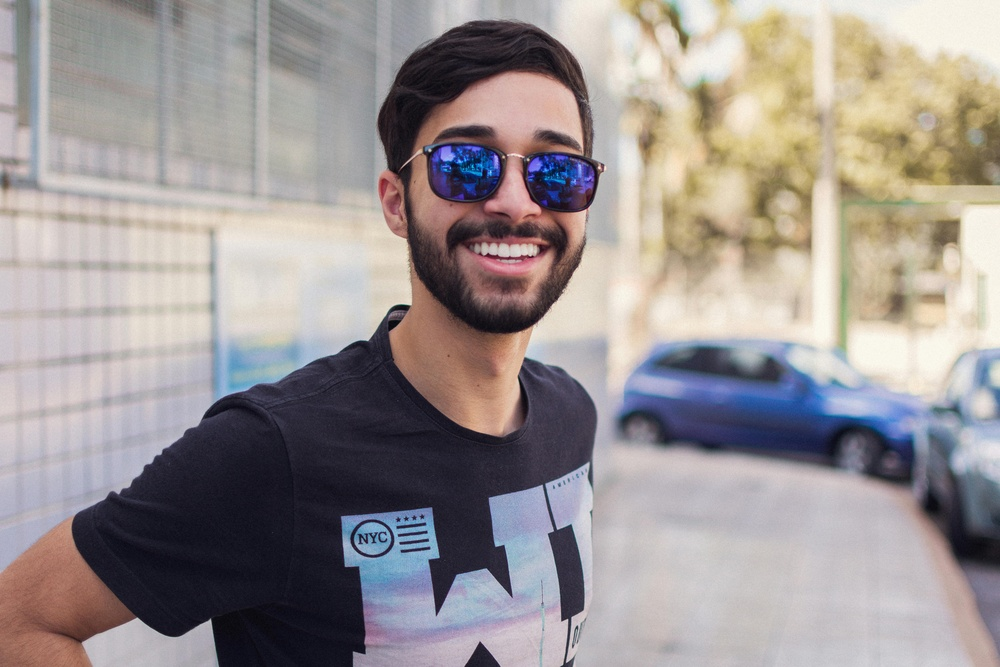
#> input picture pexels-danxavier-1212984.jpg, 1000 x 667 px, shrunk from 5752 x 3835 before the run
$ python 'Face_&_Eye_Detection.py'
#> lines starting #> are read from the running program, lines starting #| are printed output that depends on the picture; after the words box and inside, x2 and y2 are one past the last pixel; in counts of white or black regions, pixels touching at a corner belong together
import numpy as np
import cv2

# Load Haar Cascades
face_classifier = cv2.CascadeClassifier(r"haarcascade_frontalface_default.xml")
eye_classifier = cv2.CascadeClassifier(r"haarcascade_eye.xml")

# Load the image
img = cv2.imread(r"pexels-danxavier-1212984.jpg")
#> img is the input picture: shape (667, 1000, 3); mean B, G, R 146.7, 147.6, 155

if img is None:
    print("Error: Image not found or cannot be loaded!")
    exit()

gray = cv2.cvtColor(img, cv2.COLOR_BGR2GRAY)
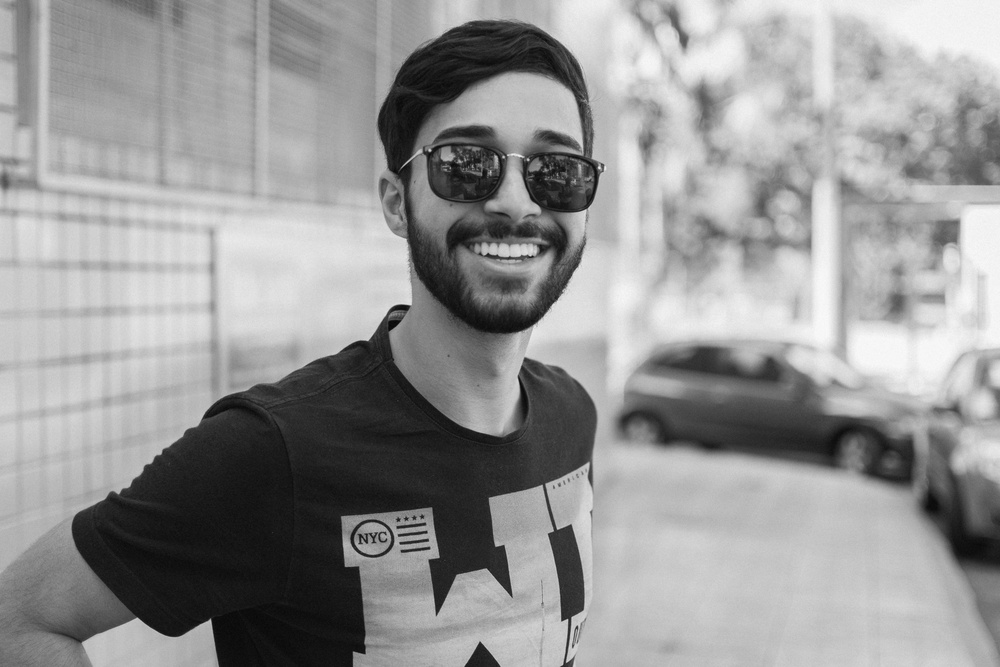
#> gray: shape (667, 1000); min 7, max 249, mean 149.7

# Detect faces
faces = face_classifier.detectMultiScale(gray, scaleFactor=1.3, minNeighbors=5)
#> faces = [[359, 52, 296, 296]]

for (x, y, w, h) in faces:
    # Slightly expand the rectangle inward by 1 pixel to avoid clipping
    cv2.rectangle(img, (x + 1, y + 1), (x + w - 2, y + h - 2), (0, 0, 255), 2)

    roi_gray = gray[y:y + h, x:x + w]
    roi_color = img[y:y + h, x:x + w]

    eyes = eye_classifier.detectMultiScale(roi_gray, scaleFactor=1.1, minNeighbors=10)
    for (ex, ey, ew, eh) in eyes:
        cv2.rectangle(roi_color, (ex + 1, ey + 1), (ex + ew - 2, ey + eh - 2), (0, 255, 0), 2)
#> this loop made 1 pass
#> pass 1, `roi_gray = gray[y:y + h, x:x + w]`:
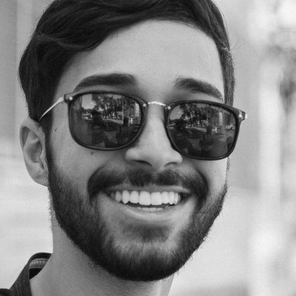
#> roi_gray: shape (296, 296); min 8, max 247, mean 131.9
#> pass 1, `roi_color = img[y:y + h, x:x + w]`:
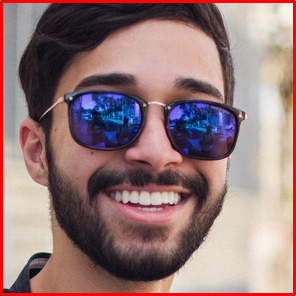
#> roi_color: shape (296, 296, 3); mean B, G, R 119.8, 120.1, 148.6
#> after the loop:
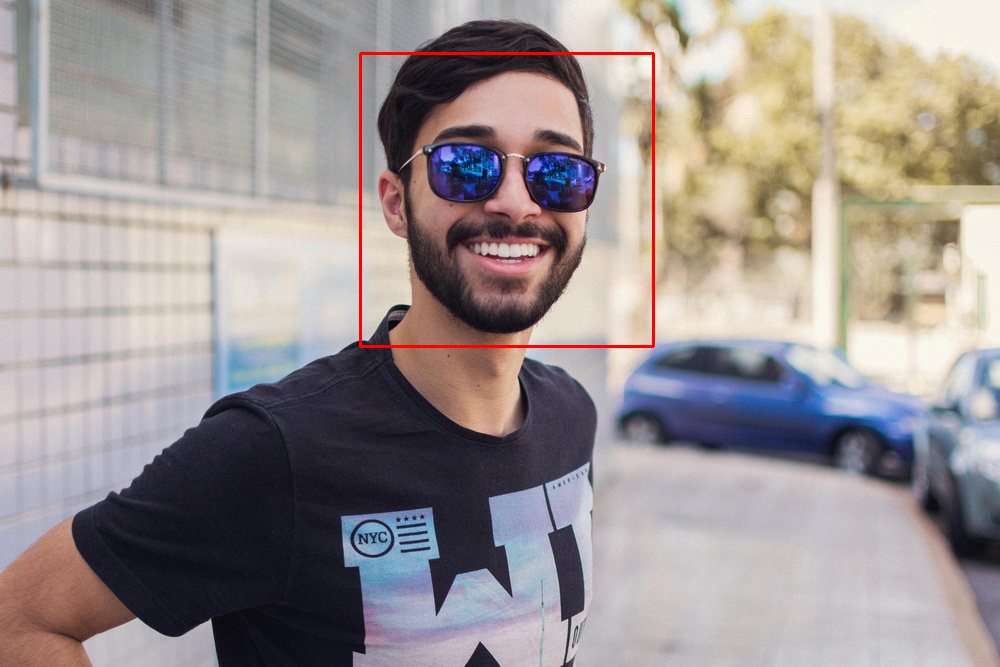
#> img: shape (667, 1000, 3); 0.53% of pixels changed, all inside (x1, y1, x2, y2) = (359, 52, 655, 348)

# Save and reload image for clean rendering (avoids display bugs)
cv2.imwrite("output_fixed.jpg", img)
img_fixed = cv2.imread("output_fixed.jpg")

cv2.namedWindow("Detected", cv2.WINDOW_NORMAL)
cv2.imshow("Detected", img_fixed)
cv2.waitKey(0)
cv2.destroyAllWindows()
